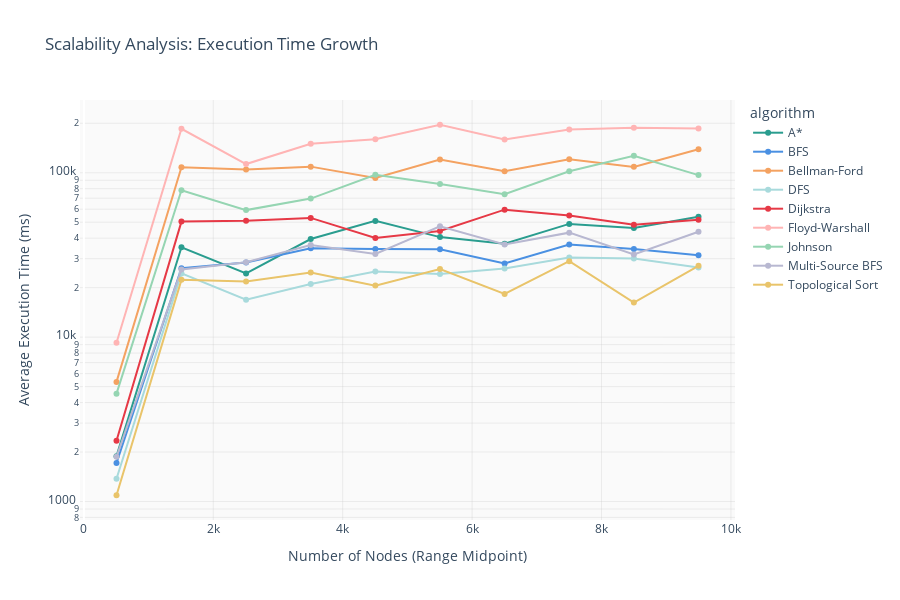

Source (notebook cell):
### Markdown cell above
### 5.8 Scalability Analysis (Line Plot)

### Code cell
# Create bins for node ranges
df['node_range'] = pd.cut(df['nodes'], bins=10)

# Calculate average time per node range
scalability_data = df.groupby(['algorithm', 'node_range'])['execution_time_ms'].mean().reset_index()
scalability_data['node_range_mid'] = scalability_data['node_range'].apply(lambda x: x.mid)

fig = px.line(
    scalability_data,
    x='node_range_mid',
    y='execution_time_ms',
    color='algorithm',
    color_discrete_map=SOFT_COLORS,
    markers=True,
    title=' Scalability Analysis: Execution Time Growth',
    labels={
        'node_range_mid': 'Number of Nodes (Range Midpoint)',
        'execution_time_ms': 'Average Execution Time (ms)'
    }
)

fig.update_layout(
    plot_bgcolor='rgba(245,245,245,0.5)',
    paper_bgcolor='white',
    font=dict(size=12, color='#34495E'),
    height=600,
    xaxis=dict(gridcolor='rgba(200,200,200,0.3)'),
    yaxis=dict(gridcolor='rgba(200,200,200,0.3)', type='log')
)

fig.show()

### Figure 1 — Plotly figure (JSON) as saved in the notebook; plotly's stock layout.template omitted (floating-point values rounded to 4 significant figures)
{"data": [{"hovertemplate": "algorithm=A*<br>Number of Nodes (Range Midpoint)=%{x}<br>Average Execution Time (ms)=%{y}<extra></extra>", "legendgroup": "A*", "line": {"color": "#2A9D8F", "dash": "solid"}, "marker": {"symbol": "circle"}, "mode": "lines+markers", "name": "A*", "orientation": "v", "showlegend": true, "type": "scatter", "x": [504.4, 1508.0, 2507.0, 3506.0, 4505.0, 5503.0, 6502.0, 7501.0, 8500.0, 9499.0], "xaxis": "x", "y": [1888.0, 35200.0, 24390.0, 39520.0, 50950.0, 40600.0, 36990.0, 48850.0, 46190.0, 53910.0], "yaxis": "y"}, {"hovertemplate": "algorithm=BFS<br>Number of Nodes (Range Midpoint)=%{x}<br>Average Execution Time (ms)=%{y}<extra></extra>", "legendgroup": "BFS", "line": {"color": "#4A90E2", "dash": "solid"}, "marker": {"symbol": "circle"}, "mode": "lines+markers", "name": "BFS", "orientation": "v", "showlegend": true, "type": "scatter", "x": [504.4, 1508.0, 2507.0, 3506.0, 4505.0, 5503.0, 6502.0, 7501.0, 8500.0, 9499.0], "xaxis": "x", "y": [1716.0, 26270.0, 28480.0, 34680.0, 34420.0, 34190.0, 28070.0, 36630.0, 34400.0, 31490.0], "yaxis": "y"}, {"hovertemplate": "algorithm=Bellman-Ford<br>Number of Nodes (Range Midpoint)=%{x}<br>Average Execution Time (ms)=%{y}<extra></extra>", "legendgroup": "Bellman-Ford", "line": {"color": "#F4A261", "dash": "solid"}, "marker": {"symbol": "circle"}, "mode": "lines+markers", "name": "Bellman-Ford", "orientation": "v", "showlegend": true, "type": "scatter", "x": [504.4, 1508.0, 2507.0, 3506.0, 4505.0, 5503.0, 6502.0, 7501.0, 8500.0, 9499.0], "xaxis": "x", "y": [5342.0, 108100.0, 104500.0, 108900.0, 92940.0, 120300.0, 102300.0, 121000.0, 108600.0, 139100.0], "yaxis": "y"}, {"hovertemplate": "algorithm=DFS<br>Number of Nodes (Range Midpoint)=%{x}<br>Average Execution Time (ms)=%{y}<extra></extra>", "legendgroup": "DFS", "line": {"color": "#A8DADC", "dash": "solid"}, "marker": {"symbol": "circle"}, "mode": "lines+markers", "name": "DFS", "orientation": "v", "showlegend": true, "type": "scatter", "x": [504.4, 1508.0, 2507.0, 3506.0, 4505.0, 5503.0, 6502.0, 7501.0, 8500.0, 9499.0], "xaxis": "x", "y": [1376.0, 24420.0, 16900.0, 21050.0, 25100.0, 24210.0, 26150.0, 30460.0, 30080.0, 26500.0], "yaxis": "y"}, {"hovertemplate": "algorithm=Dijkstra<br>Number of Nodes (Range Midpoint)=%{x}<br>Average Execution Time (ms)=%{y}<extra></extra>", "legendgroup": "Dijkstra", "line": {"color": "#E63946", "dash": "solid"}, "marker": {"symbol": "circle"}, "mode": "lines+markers", "name": "Dijkstra", "orientation": "v", "showlegend": true, "type": "scatter", "x": [504.4, 1508.0, 2507.0, 3506.0, 4505.0, 5503.0, 6502.0, 7501.0, 8500.0, 9499.0], "xaxis": "x", "y": [2339.0, 50440.0, 51120.0, 53130.0, 40120.0, 44260.0, 59640.0, 54870.0, 48310.0, 51840.0], "yaxis": "y"}, {"hovertemplate": "algorithm=Floyd-Warshall<br>Number of Nodes (Range Midpoint)=%{x}<br>Average Execution Time (ms)=%{y}<extra></extra>", "legendgroup": "Floyd-Warshall", "line": {"color": "#FFB4B4", "dash": "solid"}, "marker": {"symbol": "circle"}, "mode": "lines+markers", "name": "Floyd-Warshall", "orientation": "v", "showlegend": true, "type": "scatter", "x": [504.4, 1508.0, 2507.0, 3506.0, 4505.0, 5503.0, 6502.0, 7501.0, 8500.0, 9499.0], "xaxis": "x", "y": [9240.0, 185200.0, 113000.0, 150000.0, 159800.0, 195900.0, 159200.0, 183500.0, 188100.0, 185600.0], "yaxis": "y"}, {"hovertemplate": "algorithm=Johnson<br>Number of Nodes (Range Midpoint)=%{x}<br>Average Execution Time (ms)=%{y}<extra></extra>", "legendgroup": "Johnson", "line": {"color": "#95D5B2", "dash": "solid"}, "marker": {"symbol": "circle"}, "mode": "lines+markers", "name": "Johnson", "orientation": "v", "showlegend": true, "type": "scatter", "x": [504.4, 1508.0, 2507.0, 3506.0, 4505.0, 5503.0, 6502.0, 7501.0, 8500.0, 9499.0], "xaxis": "x", "y": [4531.0, 78310.0, 59260.0, 69660.0, 97090.0, 85420.0, 73950.0, 102200.0, 127000.0, 96760.0], "yaxis": "y"}, {"hovertemplate": "algorithm=Multi-Source BFS<br>Number of Nodes (Range Midpoint)=%{x}<br>Average Execution Time (ms)=%{y}<extra></extra>", "legendgroup": "Multi-Source BFS", "line": {"color": "#B8B8D1", "dash": "solid"}, "marker": {"symbol": "circle"}, "mode": "lines+markers", "name": "Multi-Source BFS", "orientation": "v", "showlegend": true, "type": "scatter", "x": [504.4, 1508.0, 2507.0, 3506.0, 4505.0, 5503.0, 6502.0, 7501.0, 8500.0, 9499.0], "xaxis": "x", "y": [1870.0, 25790.0, 28520.0, 36310.0, 32070.0, 47280.0, 36570.0, 43210.0, 31830.0, 43740.0], "yaxis": "y"}, {"hovertemplate": "algorithm=Topological Sort<br>Number of Nodes (Range Midpoint)=%{x}<br>Average Execution Time (ms)=%{y}<extra></extra>", "legendgroup": "Topological Sort", "line": {"color": "#E9C46A", "dash": "solid"}, "marker": {"symbol": "circle"}, "mode": "lines+markers", "name": "Topological Sort", "orientation": "v", "showlegend": true, "type": "scatter", "x": [504.4, 1508.0, 2507.0, 3506.0, 4505.0, 5503.0, 6502.0, 7501.0, 8500.0, 9499.0], "xaxis": "x", "y": [1091.0, 22310.0, 21820.0, 24750.0, 20580.0, 25970.0, 18330.0, 28980.0, 16240.0, 27140.0], "yaxis": "y"}], "layout": {"font": {"color": "#34495E", "size": 12}, "height": 600, "legend": {"title": {"text": "algorithm"}, "tracegroupgap": 0}, "paper_bgcolor": "white", "plot_bgcolor": "rgba(245,245,245,0.5)", "title": {"text": " Scalability Analysis: Execution Time Growth"}, "xaxis": {"anchor": "y", "domain": [0, 1], "gridcolor": "rgba(200,200,200,0.3)", "title": {"text": "Number of Nodes (Range Midpoint)"}}, "yaxis": {"anchor": "x", "domain": [0, 1], "gridcolor": "rgba(200,200,200,0.3)", "title": {"text": "Average Execution Time (ms)"}, "type": "log"}}}
